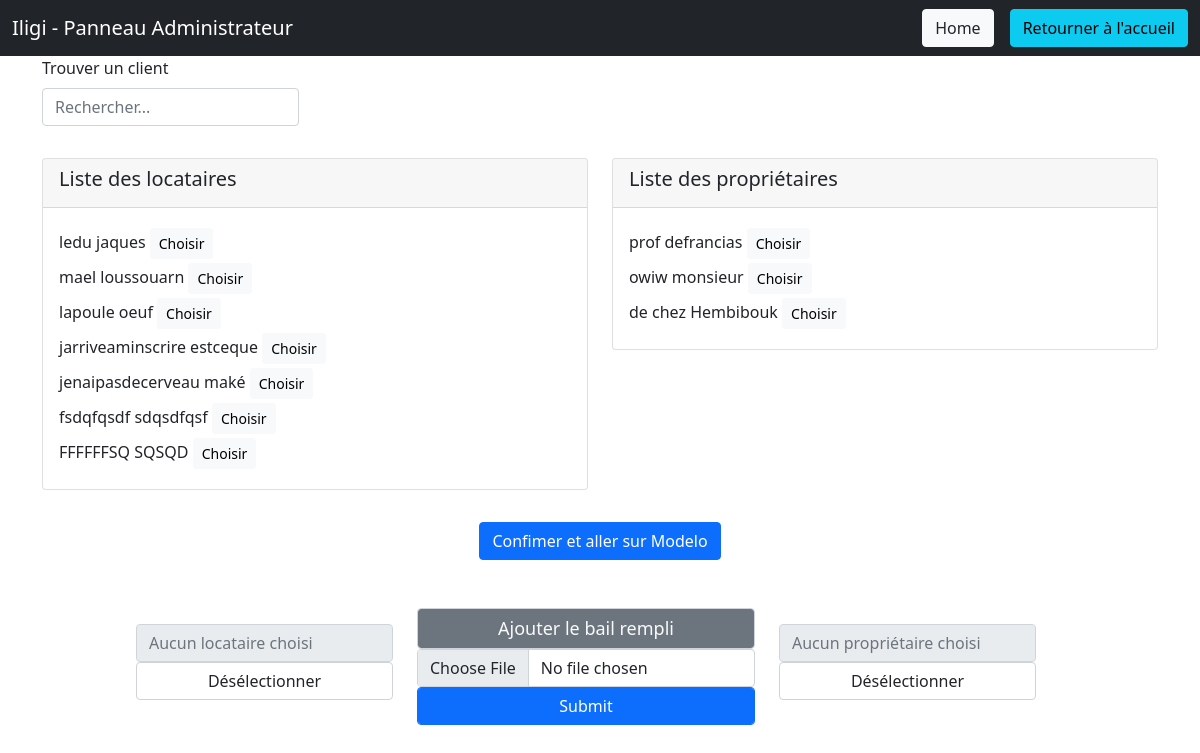
The app's page /Admin/index.php, older data.
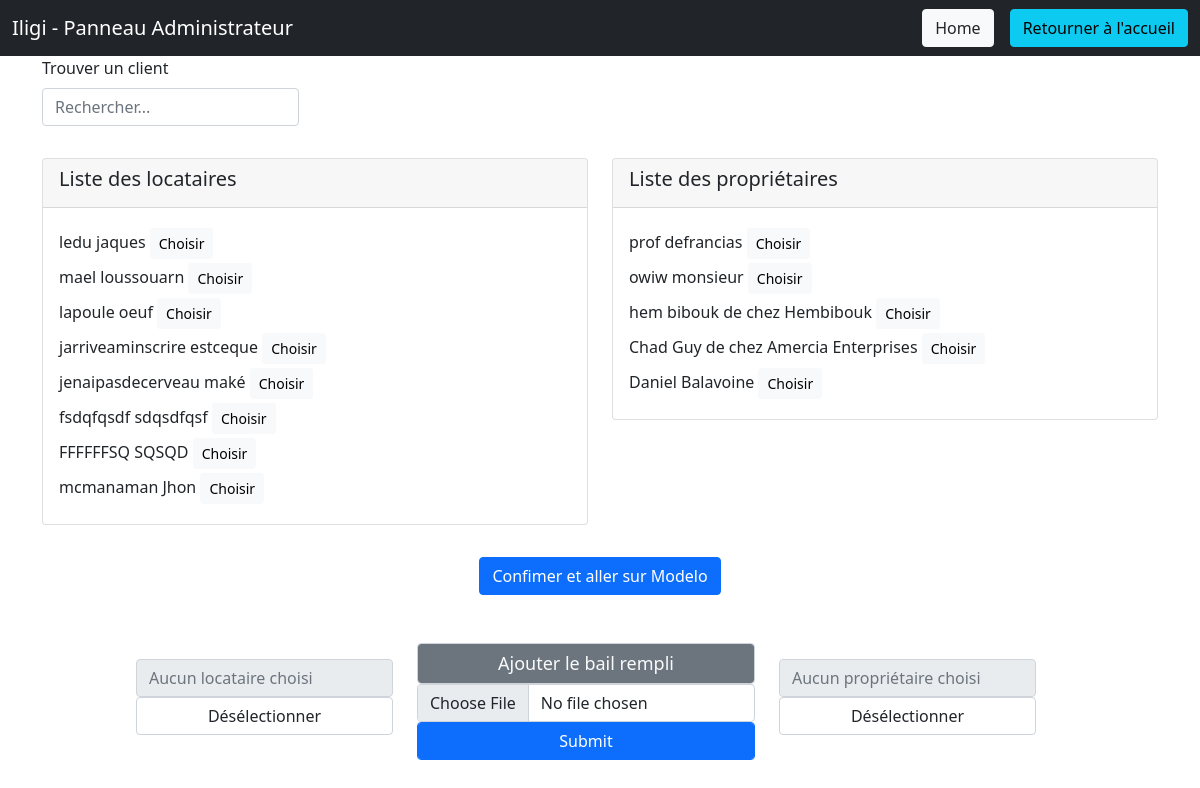
The same page, newer data.
### tables this page shows
CREATE TABLE IF NOT EXISTS `tenant` (
  `id` int(11) NOT NULL AUTO_INCREMENT,
  `surname_tenant` varchar(255) NOT NULL,
  `name_tenant` varchar(255) NOT NULL,
  `email_tenant` varchar(255) NOT NULL,
  `password_tenant` varchar(255) NOT NULL,
  `tel_tenant` varchar(255) NOT NULL,
  `nb_roommates_tenant` varchar(255) NOT NULL,
  `created_at` varchar(255) NOT NULL,
  `updated_at` varchar(255) DEFAULT NULL,
  `identity_piece_tenant` varchar(255) DEFAULT NULL,
  PRIMARY KEY (`id`)
);

CREATE TABLE IF NOT EXISTS `landlord` (
  `id_landlord` int(11) NOT NULL AUTO_INCREMENT,
  `surname_landlord` varchar(255) DEFAULT NULL,
  `name_landlord` varchar(255) DEFAULT NULL,
  `corporate_name_landlord` varchar(255) DEFAULT NULL,
  `tel_landlord` varchar(255) NOT NULL,
  `adress_landlord` varchar(255) DEFAULT NULL,
  `tenant_name` varchar(255) DEFAULT NULL,
  `email_landlord` varchar(255) NOT NULL,
  `password_landlord` varchar(255) NOT NULL,
  `nb_files_uploaded_landlord` int(11) DEFAULT '0',
  `property_title_landlord` varchar(255) DEFAULT NULL,
  `last_fund_call_landlord` varchar(255) DEFAULT NULL,
  `room_charging_landlord` varchar(255) DEFAULT NULL,
  `created_at` varchar(255) NOT NULL,
  `updated_at` varchar(255) DEFAULT NULL,
  PRIMARY KEY (`id_landlord`)
);

### Admin/index.php (called while the page is built, shortened)
<?php
require 'Views/Components/headerAdmin.php';
require 'Models/Admin.php';
$listTenants = getTenants();
$listLandlords = getLandLords();
require 'Views/indexViewAdmin.php';
require 'Views/Components/footerAdmin.php';

### Admin/Models/Admin.php (called while the page is built, shortened)
<?php
function getTenants()
{
  $db = dbConnect();
  $searchTenantNames = $db->prepare("SELECT id, surname_tenant, name_tenant FROM tenant");
  $searchTenantNames->execute();
  return $searchTenantNames;
}
function getLandLords(){
  $db = dbConnect();
  $searchLandlordNames = $db->prepare("SELECT id_landlord, surname_landlord, name_landlord, corporate_name_landlord FROM landlord");
  $searchLandlordNames->execute();
  return $searchLandlordNames;
}
?>

### Admin/Views/indexViewAdmin.php (the view)
<div class="container">
  <div class="row mb-3">
    <div class="col-auto">
      <label for="search_tenant" class="form-label">Trouver un client</label>
      <input name="box_search_tenant" class="form-control" id="searchInput" type="text" placeholder="Rechercher...">
    </div>
  </div>
  <div class="row">
    <div class="col-12 col-md-6 my-3">
      <div class="card">
        <div class="card-header">
          <h5>Liste des locataires</h5>
        </div>
        <div class="card-body">
          <?php
          foreach ($listTenants->fetchAll() as $listTenant) {
            echo "<div class=\"row my-1\" id=\"lessonList\"><div class=\"#lessonList col-12\">" . $listTenant['surname_tenant'] . " " . $listTenant['name_tenant'] . " " . "<input name=\"chose_tenant\" onclick=\"document.getElementById('tenant_chosen').value = '" . $listTenant['surname_tenant'] . ' ' . $listTenant['name_tenant'] . ' ID: ' . $listTenant['id'] . "'\" class=\"btn btn-light btn-sm\"type=\"submit\" value=\"Choisir\"></div></div>";
          }
          ?></div>
      </div>
    </div>
    <div class="col-12 col-md-6 my-3">
      <div class="card">
        <div class="card-header">
          <h5>Liste des propriétaires</h5>
        </div>
        <div class="card-body">
          <?php
          foreach ($listLandlords->fetchAll() as $listLandlord) {
            if ($listLandlord['corporate_name_landlord'] == null) {
              echo "<div class=\"row my-1\" id=\"lessonList\"><div class=\"#lessonList col-12\">" . $listLandlord['surname_landlord'] . " " . $listLandlord['name_landlord'] . " " .  "<input onclick=\"document.getElementById('landlord_chosen').value = '" . $listLandlord['surname_landlord'] . ' ' . $listLandlord['name_landlord'] . ' ID: ' . $listLandlord['id_landlord'] . "'\" name=\"chose_landlord\" class=\"btn btn-light btn-sm\"type=\"submit\" value=\"Choisir\"></div></div>";
            } else {
              echo "<div class=\"row my-1\" id=\"lessonList\"><div class=\"#lessonList col-12\">" . $listLandlord['surname_landlord'] . " " . $listLandlord['name_landlord'] . " de chez " . $listLandlord['corporate_name_landlord'] . " " . "<input onclick=\"document.getElementById('landlord_chosen').value = '" . $listLandlord['corporate_name_landlord'] . ' ID: ' . $listLandlord['id_landlord'] . "'\" name=\"chose_landlord_corporate\" class=\"btn btn-light btn-sm\"type=\"submit\" value=\"Choisir\"></div></div>";
            }
          }
          ?>
        </div>
      </div>
    </div>
  </div>
  <div class="row justify-content-center my-3">
    <div class="col-auto">
      <a class="btn btn-primary " href="https://fnaim.modelo.fr/" target="_blank">Confimer et aller sur Modelo</a></button>
    </div>
  </div>
  <form action="index.php" method="post" enctype="multipart/form-data">
    <div class="row form-check-inline my-5 d-flex justify-content-center">
      <div class="col-auto">
        <input id="tenant_chosen" name="tenant_chosen" class="form-control mt-3" type="text" placeholder="Aucun locataire choisi" readonly>
        <button onclick="document.getElementById('tenant_chosen').value = ''" class="form-control">Désélectionner</button>
      </div>
      <div class="col-auto">
        <input style="font-size:large;" class="form-control bg-secondary text-light text-center" type="text" value="Ajouter le bail rempli" aria-label="Ajouter le bail rempli" readonly>
        <input class="form-control" type="file" name="file_common">
        <input class="form-control btn btn-primary" type="submit" name="submit_file_common">
      </div>
      <div class="col-auto">
        <input id="landlord_chosen" name="landlord_chosen" class="form-control mt-3" type="text" placeholder="Aucun propriétaire choisi" readonly>
        <button onclick="document.getElementById('landlord_chosen').value = ''" class="form-control">Désélectionner</button>
      </div>
    </div>
  </form>
</div>

Row changes from the older to the newer data that the page shows:
added tenant: surname_tenant "mcmanaman", name_tenant "Jhon"
changed landlord "Hembibouk": surname_landlord (not shown) → "hem"; name_landlord (not shown) → "bibouk"
added landlord: surname_landlord "Chad", name_landlord "Guy", corporate_name_landlord "Amercia Enterprises"
added landlord: surname_landlord "Daniel", name_landlord "Balavoine"
